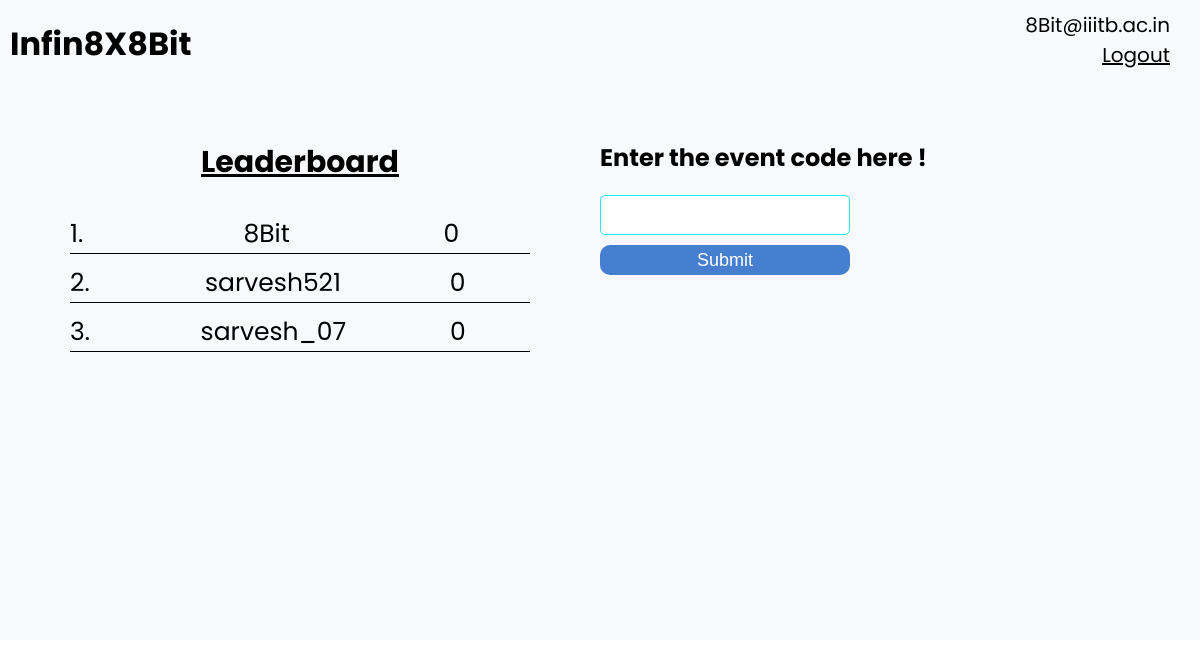
/ (signed in), run on the app's committed database.
### base/models.py (models this page shows)
class User(AbstractUser):
    email = models.EmailField(unique=True)
    phone_number=models.IntegerField()
    username=models.CharField(unique=True,max_length=100)
    email_token = models.CharField(max_length=255, default="", blank=True)
    email_verified = models.BooleanField(default=False)
    points=models.IntegerField(default=0)
    worst_case_points = models.IntegerField(default=0)
    admin = models.BooleanField(default=False)
    USERNAME_FIELD = 'email'
    REQUIRED_FIELDS = ['username','phone_number']
    requests_left = models.IntegerField(default=5)
    def __str__(self) -> str:
        return str(self.email)

### base/views.py (the view, shortened to what this page needs)
# urls.py: path('',views.participant_home,name="participant_home"),
def participant_home(request):
    d={}
    attendance = Attendance.objects.all().values()
    for x in attendance:
        d[x['code']]=x['value']
    k_l=list(d.keys())
    flag=1
    if request.user.is_authenticated:
        user_1= User.objects.get(email=str(request.user))
        if user_1.admin==True:
            flag=0
        check(request)
        users=User.objects.all().order_by('-points').values()
        context = {
            'users': users,
            'flag':flag,
        }
        return render(request, 'participant_home.html', context)

### base/views.py (called while the page is built, shortened)
def check(request):     #deletes requests which have their time over 2hrs
    out_requests = OutgoingRequest.objects.filter(sender=request.user)
    in_requests = IncomingRequest.objects.filter(receiver=request.user)
    time_now = datetime.now(pytz.timezone(TIME_ZONE))   #timezone
    return

### base/templates/participant_home.html (shortened to what this page needs)
{% include 'participant_main.html' %}
<div class="screen">
{% block content %}
<div class="participant-left">
    <h3 class="LeaderBoard-heading">Leaderboard</h3>
    <div class="LeaderBoard">
        {% for user in users %}
        <div class="ranking">
            <p class="rank">{{ forloop.counter }}. &nbsp;&nbsp;&nbsp; <span class="ranking-name">{{ user.username }}</span> &nbsp;&nbsp;&nbsp;{{ user.points }}</h1>
        </div>
        {% endfor %}
    </div>
</div>
{% if request.user.is_authenticated %}
    {% if flag %}
<div class="participant-right">
    <div class="code-input-box">
        <h2>Mark Your Attendance here !</h2>
        <form method="post" action="{% url 'participant_home' %}">
            {% csrf_token %}
            <input type="text" id="text_input" name="text_input" required>
            <br>
            <button type="submit" class="btn">Submit</button>
        </form>
    </div>
    <div class="nav-center">
        {% if request.user.is_authenticated %}
        <a href="{% url 'playGame' %}" class="logout-button">Play Game</a>
        {% endif %}
    </div>
    {% else %}
    <div class="code-input-box">
        <h2>Enter the event code here !</h2>
        <form method="post" action="{% url 'participant_home' %}">
            <input type="text" id="text_input" name="text_input" required>
            <br>
            <button type="submit" class="btn">Submit</button>
        </form>
    </div>
    {% endif %}
</div>
{% endif %}
{% endblock %}

### base/templates/participant_navbar.html (shortened to what this page needs)
<div class="home-container-participant">
   <a href="{% url 'participant_home' %}" class="heading-participant"><h1>Infin8X8Bit</h1></a>
   <div class="nav-right">
       {% if request.user.is_authenticated %}
       <h1 class="hello-text">{{request.user}}</h1>
       <a href="{% url 'logout' %}" class="logout-button">Logout</a>
       {% else %}
       <a href="{% url 'login' %}">Login</a>
       {% endif %}
   </div>
</div>

### base/templates/participant_home.html (style rules this page uses)
.screen { min-height: 65vh; display: flex; font-family: 'Poppins', sans-serif; background-color: #f8f9fa; width: 100vw; }
.participant-left { width: 50%; padding-top: 20px; display: flex; flex-direction: column; align-items: center; }
.LeaderBoard-heading { font-size: 30px; text-decoration: underline; padding-bottom: 20px; }
.LeaderBoard { padding: 10px; width: 80%; }
.ranking { border-bottom: 1px solid black; margin-bottom: 10px; font-weight: 400; font-size: 25px; }
.ranking-name { display: inline-block; width: 25vw; text-align: center; }
.code-input-box { margin-top: 20px; }
input { width: 250px; height: 40px; border: 1px solid #1deff1; border-radius: 5px; margin-bottom: 10px; font-size: 1rem; padding: 5px; margin-top: 20px; }
.btn { background-color: #467fcf; color: white; margin-bottom: 5px; width: 250px; height: 30px; border-radius: 10px; border: none; font-size: 18px; font-weight: 400; }

### base/templates/participant_navbar.html (style rules this page uses)
* { padding: 0; margin: 0; box-sizing: border-box; }
.home-container-participant { background-color: #f8f9fa; width: 100%; height: 15vh; display: flex; font-family: 'Poppins', sans-serif; align-items: flex-start; justify-content: space-between; padding-top: 10px; }
.heading-participant { text-decoration: none; color: black; text-align: left; padding: 10px; width: 20%; }
.nav-right { display: flex; flex-direction: column; align-items: flex-end; justify-content: flex-start; width: 50vw; height: 15vh; padding-right: 30px; }
.logout-button { text-decoration: underline; font-size: 20px; color: black; }
.hello-text { font-size: 20px; font-weight: 400; }

### data on the page
User: user "8Bit@iiitb.ac.in", username "8Bit", points "0"
User: username "sarvesh521", points "0"
User: username "sarvesh_07", points "0"
